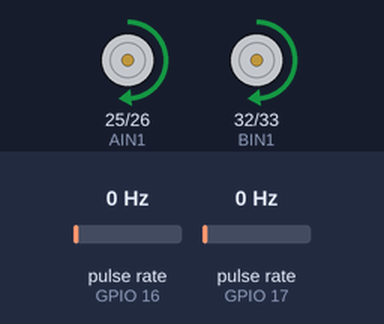
This sketch was run on a simulated ESP32. On the bench: motor-driver pin pairs drawn as motors (green arrow = first pin HIGH = forward, orange = second pin HIGH = backward, longer = more drive). Wiring (inferred from the names in the program): 2 × pulse sensor: data GPIO 16 / data GPIO 17. The inputs (shaded band) are chosen by the test bench; at power-on: pulse rate (sensors on GPIO 16, GPIO 17) 0 Hz. EEPROM starts erased.

Above: at 3.6 s.
At 9.2 s:
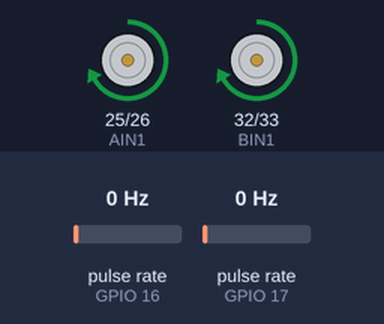
At 12.0 s:
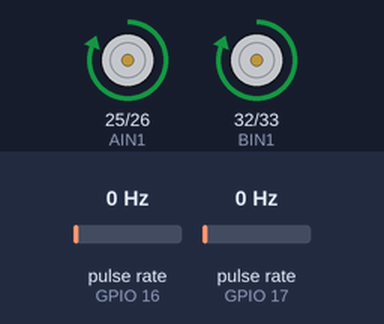
At 14.8 s:
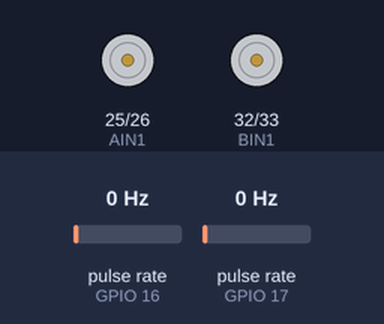
Timing chart, 0 to 16.3 s (numbered marks = the images above):
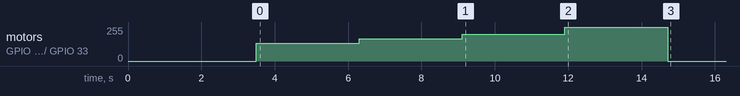

The sketch:

r-5-2-geschwindigkeit.ino
```cpp
// Kampagne 2, Mission 5.2: Geschwindigkeit
// Board: ESP32 Dev Module. Akku-Betrieb wie ab Mission 2.2, Roboter AUFGEBOCKT.
// Motoren: AIN1 25, AIN2 26 (links)  BIN1 32, BIN2 33 (rechts)  nSLEEP 27   VM-Teiler: GPIO 34
// Encoder: links GPIO 16, rechts GPIO 17
//
// Fährt beide Motoren nacheinander mit 30, 50, 70 und 100 % und misst je 2 s lang die Impulse.
// Ergebnis über USB auslesen wie in Mission 2.2.

#include <Preferences.h>
Preferences speicher;

const int AIN1 = 25, AIN2 = 26, BIN1 = 32, BIN2 = 33, SLEEP = 27, VM_PIN = 34, ENC_L = 16, ENC_R = 17;
const int ANLAUF = 85;                 // aus Mission 1.5
const int IMPULSE_PRO_UMDREHUNG = 20;  // aus Mission 5.1
const float RAD_DURCHMESSER_MM = 66;   // nachmessen!
const uint32_t SPERRZEIT_US = 1500;

volatile uint32_t zaehlerL = 0, zaehlerR = 0, letzteL = 0, letzteR = 0;
void IRAM_ATTR kanteL() { uint32_t t = micros(); if (t - letzteL > SPERRZEIT_US) { zaehlerL++; letzteL = t; } }
void IRAM_ATTR kanteR() { uint32_t t = micros(); if (t - letzteR > SPERRZEIT_US) { zaehlerR++; letzteR = t; } }

int prozentZuPwm(int p) { if (p == 0) return 0; int b = map(abs(p), 1, 100, ANLAUF, 255); return p > 0 ? b : -b; }
void pwm(int l, int r) {
  ledcWrite(AIN1, l > 0 ? l : 0); ledcWrite(AIN2, l < 0 ? -l : 0);
  ledcWrite(BIN1, r > 0 ? r : 0); ledcWrite(BIN2, r < 0 ? -r : 0);
}

// Impulse pro Sekunde in cm/s umrechnen
float cmProS(float impulseProS) { return impulseProS / IMPULSE_PRO_UMDREHUNG * PI * RAD_DURCHMESSER_MM / 10.0; }

void setup() {
  Serial.begin(115200);
  delay(500);
  speicher.begin("r52", false);
  pinMode(VM_PIN, INPUT);
  if (analogReadMilliVolts(VM_PIN) * 2 < 2500) {
    if (speicher.getInt("l50", -1) < 0) Serial.println("Noch nicht gemessen.");
    else {
      const int stufen[4] = {30, 50, 70, 100};
      Serial.println("Stufe   links cm/s   rechts cm/s");
      for (int i = 0; i < 4; i++) {
        char k1[8], k2[8]; sprintf(k1, "l%d", stufen[i]); sprintf(k2, "r%d", stufen[i]);
        Serial.printf("%3d %%   %6.1f       %6.1f\n", stufen[i], speicher.getInt(k1, 0) / 10.0, speicher.getInt(k2, 0) / 10.0);
      }
      Serial.printf("KW-CHECK:r-5-2:%012llX:%d:%d\n", (unsigned long long)ESP.getEfuseMac(), speicher.getInt("l50", 0), speicher.getInt("r50", 0));
    }
    speicher.end();
    return;
  }

  pinMode(ENC_L, INPUT); pinMode(ENC_R, INPUT);
  attachInterrupt(digitalPinToInterrupt(ENC_L), kanteL, RISING);
  attachInterrupt(digitalPinToInterrupt(ENC_R), kanteR, RISING);
  pinMode(SLEEP, OUTPUT); digitalWrite(SLEEP, HIGH); delay(2);
  ledcAttach(AIN1, 20000, 8); ledcAttach(AIN2, 20000, 8);
  ledcAttach(BIN1, 20000, 8); ledcAttach(BIN2, 20000, 8);
  delay(3000);

  const int stufen[4] = {30, 50, 70, 100};
  for (int i = 0; i < 4; i++) {
    int v = prozentZuPwm(stufen[i]);
    pwm(v, v);
    delay(800);                                   // erst anlaufen lassen
    uint32_t l0 = zaehlerL, r0 = zaehlerR;
    delay(2000);                                  // 2 s zählen
    float vl = cmProS((zaehlerL - l0) / 2.0), vr = cmProS((zaehlerR - r0) / 2.0);
    char k1[8], k2[8]; sprintf(k1, "l%d", stufen[i]); sprintf(k2, "r%d", stufen[i]);
    speicher.putInt(k1, (int)(vl * 10)); speicher.putInt(k2, (int)(vr * 10));
  }
  pwm(0, 0);
  speicher.end();
}

void loop() {}
```
